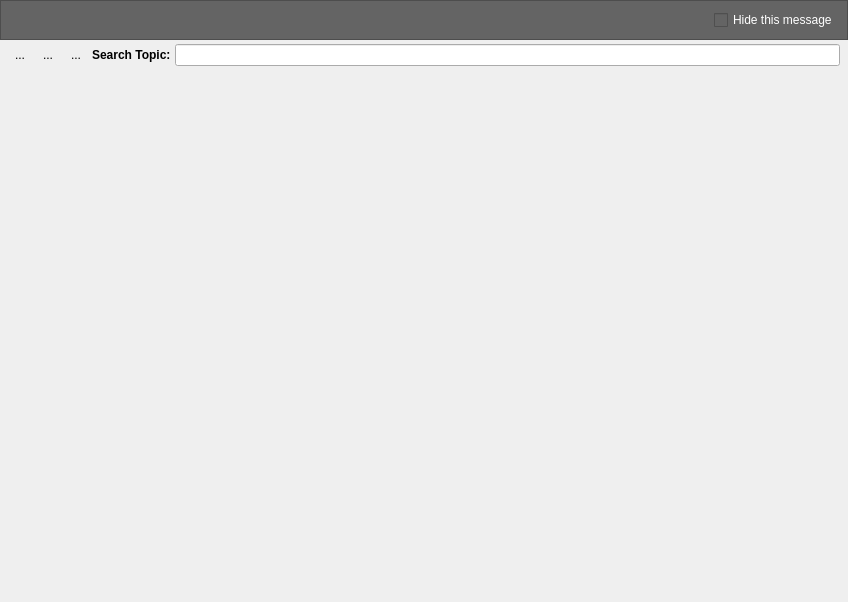
<?xml version="1.0" encoding="UTF-8"?>
<ui version="4.0">
 <class>Help</class>
 <widget class="QWidget" name="Help">
  <property name="geometry">
   <rect>
    <x>0</x>
    <y>0</y>
    <width>848</width>
    <height>602</height>
   </rect>
  </property>
  <property name="sizePolicy">
   <sizepolicy hsizetype="Preferred" vsizetype="Fixed">
    <horstretch>0</horstretch>
    <verstretch>0</verstretch>
   </sizepolicy>
  </property>
  <property name="windowTitle">
   <string>Form</string>
  </property>
  <layout class="QVBoxLayout" name="verticalLayout">
   <property name="spacing">
    <number>0</number>
   </property>
   <property name="leftMargin">
    <number>0</number>
   </property>
   <property name="topMargin">
    <number>0</number>
   </property>
   <property name="rightMargin">
    <number>0</number>
   </property>
   <property name="bottomMargin">
    <number>0</number>
   </property>
   <item>
    <widget class="QFrame" name="languageWarning">
     <property name="sizePolicy">
      <sizepolicy hsizetype="Preferred" vsizetype="Fixed">
       <horstretch>0</horstretch>
       <verstretch>0</verstretch>
      </sizepolicy>
     </property>
     <property name="styleSheet">
      <string notr="true">background: rgb(100, 100, 100);
color: rgb(255,255,255);</string>
     </property>
     <property name="frameShape">
      <enum>QFrame::StyledPanel</enum>
     </property>
     <property name="frameShadow">
      <enum>QFrame::Raised</enum>
     </property>
     <layout class="QHBoxLayout" name="horizontalLayout_2">
      <item>
       <widget class="QLabel" name="languageWarningMessage">
        <property name="sizePolicy">
         <sizepolicy hsizetype="Fixed" vsizetype="Fixed">
          <horstretch>0</horstretch>
          <verstretch>0</verstretch>
         </sizepolicy>
        </property>
        <property name="font">
         <font>
          <weight>75</weight>
          <bold>true</bold>
         </font>
        </property>
        <property name="text">
         <string notr="true"/>
        </property>
       </widget>
      </item>
      <item>
       <spacer name="horizontalSpacer">
        <property name="orientation">
         <enum>Qt::Horizontal</enum>
        </property>
        <property name="sizeHint" stdset="0">
         <size>
          <width>40</width>
          <height>20</height>
         </size>
        </property>
       </spacer>
      </item>
      <item>
       <widget class="QCheckBox" name="languageWarningCheckbox">
        <property name="text">
         <string>Hide this message</string>
        </property>
       </widget>
      </item>
     </layout>
    </widget>
   </item>
   <item>
    <widget class="QWidget" name="widget" native="true">
     <property name="sizePolicy">
      <sizepolicy hsizetype="Preferred" vsizetype="Fixed">
       <horstretch>0</horstretch>
       <verstretch>0</verstretch>
      </sizepolicy>
     </property>
     <layout class="QHBoxLayout" name="horizontalLayout">
      <property name="spacing">
       <number>4</number>
      </property>
      <property name="leftMargin">
       <number>8</number>
      </property>
      <property name="topMargin">
       <number>4</number>
      </property>
      <property name="rightMargin">
       <number>8</number>
      </property>
      <property name="bottomMargin">
       <number>4</number>
      </property>
      <item>
       <widget class="QToolButton" name="backButton">
        <property name="text">
         <string>...</string>
        </property>
        <property name="icon">
         <iconset resource="Resources.qrc">
          <normaloff>:/icons/back.png</normaloff>:/icons/back.png</iconset>
        </property>
        <property name="iconSize">
         <size>
          <width>24</width>
          <height>24</height>
         </size>
        </property>
        <property name="autoRaise">
         <bool>true</bool>
        </property>
       </widget>
      </item>
      <item>
       <widget class="QToolButton" name="forwardButton">
        <property name="text">
         <string>...</string>
        </property>
        <property name="icon">
         <iconset resource="Resources.qrc">
          <normaloff>:/icons/forward.png</normaloff>:/icons/forward.png</iconset>
        </property>
        <property name="iconSize">
         <size>
          <width>24</width>
          <height>24</height>
         </size>
        </property>
        <property name="autoRaise">
         <bool>true</bool>
        </property>
       </widget>
      </item>
      <item>
       <widget class="QToolButton" name="homeButton">
        <property name="text">
         <string>...</string>
        </property>
        <property name="icon">
         <iconset resource="Resources.qrc">
          <normaloff>:/icons/go-home.png</normaloff>:/icons/go-home.png</iconset>
        </property>
        <property name="iconSize">
         <size>
          <width>24</width>
          <height>24</height>
         </size>
        </property>
        <property name="autoRaise">
         <bool>true</bool>
        </property>
       </widget>
      </item>
      <item>
       <widget class="QLabel" name="label">
        <property name="sizePolicy">
         <sizepolicy hsizetype="Fixed" vsizetype="Preferred">
          <horstretch>0</horstretch>
          <verstretch>0</verstretch>
         </sizepolicy>
        </property>
        <property name="font">
         <font>
          <weight>75</weight>
          <bold>true</bold>
         </font>
        </property>
        <property name="text">
         <string>Search Topic:</string>
        </property>
       </widget>
      </item>
      <item>
       <widget class="QLineEdit" name="searchBar"/>
      </item>
     </layout>
    </widget>
   </item>
   <item>
    <widget class="QSplitter" name="splitter">
     <property name="orientation">
      <enum>Qt::Horizontal</enum>
     </property>
    </widget>
   </item>
  </layout>
 </widget>
 <resources>
  <include location="Resources.qrc"/>
 </resources>
 <connections/>
</ui>
